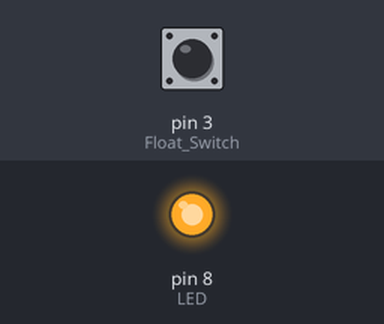
Recording of a sketch running on a simulated Arduino Uno, built with avr-gcc and run on an emulated ATmega328P. On the bench: output pins drawn as LEDs (lit = HIGH). The inputs (shaded band) are chosen by the test bench; at power-on: pin 3 (Float_Switch) HIGH.

Above: at 1.2 s.
1.3 s: pin 3 (Float_Switch) pulled LOW for 0.15 s
At 1.37 s:
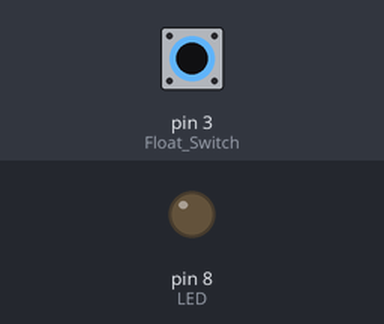
2.9 s: pin 3 (Float_Switch) pulled LOW for 3.2 s
At 7.1 s:
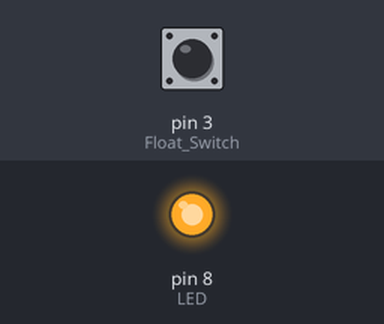
Timing chart, 0 to 8.6 s (numbered marks = the images above; inputs shaded):
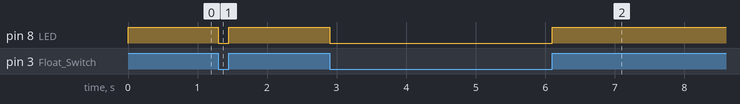

The sketch:

FLOAT_SWITCH.ino
```cpp
int LED = 8; //connect the led to pin no. 8
#define Float_Switch 3 //set the float switch to pin 3

void setup()
{
  pinMode(LED,OUTPUT);
  pinMode(Float_Switch,INPUT_PULLUP);
}

void loop()
{
  if(digitalRead(Float_Switch)==HIGH)
  {
    digitalWrite(LED,HIGH);
  }
  else
  {
    digitalWrite(LED,LOW);

  }

}
```

Measured:
- after the input at 1.3 s, pin 8 (LED): HIGH → LOW at once, → HIGH 0.15 s later
- after the input at 2.9 s, pin 8 (LED): HIGH → LOW at once, → HIGH 3.2 s later
